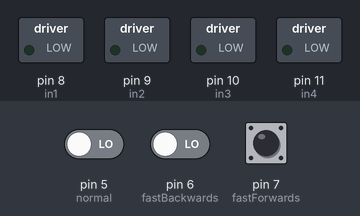
Bench run of a sketch on a simulated Arduino Uno, built with avr-gcc and run on an emulated ATmega328P. On the bench: switched loads named in the sketch (green lamp = pin HIGH). Dashed ring = blinking. The inputs (shaded band) are chosen by the test bench; at power-on: pin 5 (normal) LOW, pin 6 (fastBackwards) LOW, pin 7 (fastForwards) LOW.

Above: at 1.2 s.
1.3 s: pin 5 (normal) driven HIGH
At 3.0 s:
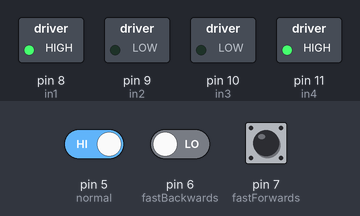
4.3 s: pin 6 (fastBackwards) driven HIGH
At 5.79 s:
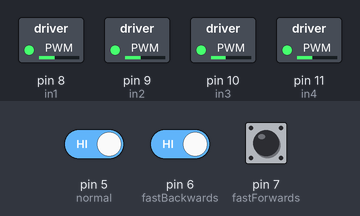
7.3 s: pin 6 (fastBackwards) driven LOW
At 9.0 s:
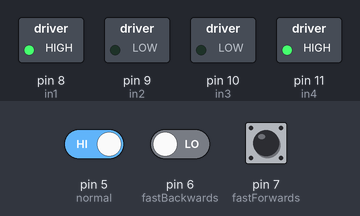
10.3 s: pin 7 (fastForwards) driven HIGH
13.3 s: pin 7 (fastForwards) driven LOW
At 13.57 s:
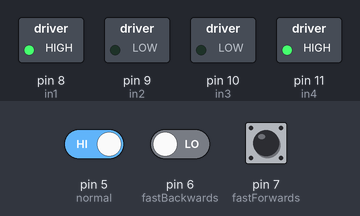
16.3 s: pin 7 (fastForwards) pulsed HIGH 5 times (0.12 s each, 0.3 s apart)
Timing chart, 0 to 20.3 s (numbered marks = the images above; inputs shaded):
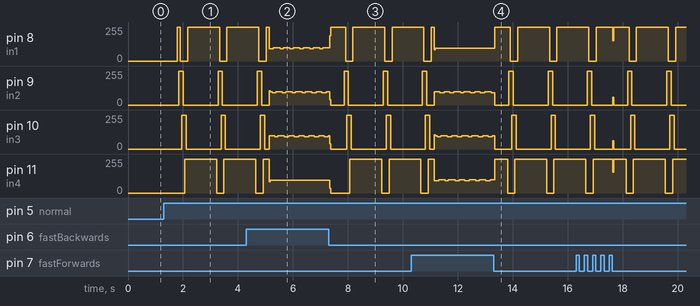

Measured:
- after the input at 1.3 s, pin 8 (in1): goes 255/255 0.11 s, 0/255 0.27 s, 255/255 1.2 s, 0/255 0.27 s, then 255/255, starting after 0.50 s; pin 9 (in2): alternates 255/255 for 0.16 s and 0/255 for 1.3 s, starting after 0.55 s
- after the input at 7.3 s, pin 11 (in4): 97/255 → 0/255 at once, → 255/255 0.74 s later, → 0/255 1.2 s later, → 255/255 0.27 s later
- after the input at 13.3 s, pin 8 (in1): goes 255/255 0.57 s, 0/255 0.27 s, 255/255 1.2 s, 0/255 0.27 s, then 255/255, starting at once

The sketch:

Pump.ino
```cpp
// Krokový motor a driver

// čísla pinů pro digitální výstupy
const int in1 =  8;
const int in2 =  9;
const int in3 = 10;
const int in4 = 11;
const int fastForwards = 7;
const int fastBackwards = 6;
const int normal = 5;

// proměnná pro nastavení rychlosti,
// se zvětšujícím se číslem se rychlost zmenšuje
// rychlost v ml/h = 52.734375/timestep
// bacha nastavuje se jinde
int timestep = 1;
// 1 - dopredu rychle, -1 - dozadu rychle, 0 - nikam, 11 - dopredu pomalu
int direction = 1;


void setup() {
  // inicializace digitálních výstupů
  pinMode(in1, OUTPUT);
  pinMode(in2, OUTPUT);
  pinMode(in3, OUTPUT);
  pinMode(in4, OUTPUT);
  pinMode(fastForwards, INPUT);
  pinMode(fastBackwards, INPUT);
  pinMode(normal, INPUT);
}

void loop() {
  // plná rotace o 360 stupňů = 512 volání
  // funkce rotacePoSmeru() či rotaceProtiSmeru()
  if (digitalRead(fastForwards) == HIGH) {
    timestep = 1;
    direction = 1;
  } else if (digitalRead(fastBackwards) == HIGH) {
    timestep = 1;
    direction = -1;
  } else if (digitalRead(normal) == HIGH) {
    if (direction == 11) {
      direction = 0;
      delay(500);
    } else {
    timestep = 53;   //TADY
    direction = 11;
    delay(500);
    }
  } else {
    if (direction != 11) {
      direction = 0;
    }
  }

  if (direction == 1 || direction == 11) {
    rotacePoSmeru();
  } else if (direction == -1) {
      rotaceProtiSmeru();
  } else {
    delay(1);
  }
}

// zde následují funkce pro volání jednotlivých
// kroků pro otočení po či proti směru hodinových
// ručiček
void rotacePoSmeru() {
  krok1();
  krok2();
  krok3();
  krok4();
  krok5();
  krok6();
  krok7();
  krok8();
}
void rotaceProtiSmeru() {
  krok8();
  krok7();
  krok6();
  krok5();
  krok4();
  krok3();
  krok2();
  krok1();
}
// každý krok obsahuje výrobcem dané pořadí
// pro správné spínání motoru a následnou
// pauzu, kterou určujeme rychlost otáčení
void krok1(){
  digitalWrite(in1, HIGH);
  digitalWrite(in2, LOW);
  digitalWrite(in3, LOW);
  digitalWrite(in4, LOW);
  delay(timestep);
}
void krok2(){
  digitalWrite(in1, HIGH);
  digitalWrite(in2, HIGH);
  digitalWrite(in3, LOW);
  digitalWrite(in4, LOW);
  delay(timestep);
}
void krok3(){
  digitalWrite(in1, LOW);
  digitalWrite(in2, HIGH);
  digitalWrite(in3, LOW);
  digitalWrite(in4, LOW);
  delay(timestep);
}
void krok4(){
  digitalWrite(in1, LOW);
  digitalWrite(in2, HIGH);
  digitalWrite(in3, HIGH);
  digitalWrite(in4, LOW);
  delay(timestep);
}
void krok5(){
  digitalWrite(in1, LOW);
  digitalWrite(in2, LOW);
  digitalWrite(in3, HIGH);
  digitalWrite(in4, LOW);
  delay(timestep);
}
void krok6(){
  digitalWrite(in1, LOW);
  digitalWrite(in2, LOW);
  digitalWrite(in3, HIGH);
  digitalWrite(in4, HIGH);
  delay(timestep);
}
void krok7(){
  digitalWrite(in1, LOW);
  digitalWrite(in2, LOW);
  digitalWrite(in3, LOW);
  digitalWrite(in4, HIGH);
  delay(timestep);
}
void krok8(){
  digitalWrite(in1, HIGH);
  digitalWrite(in2, LOW);
  digitalWrite(in3, LOW);
  digitalWrite(in4, HIGH);
  delay(timestep);
}
```
